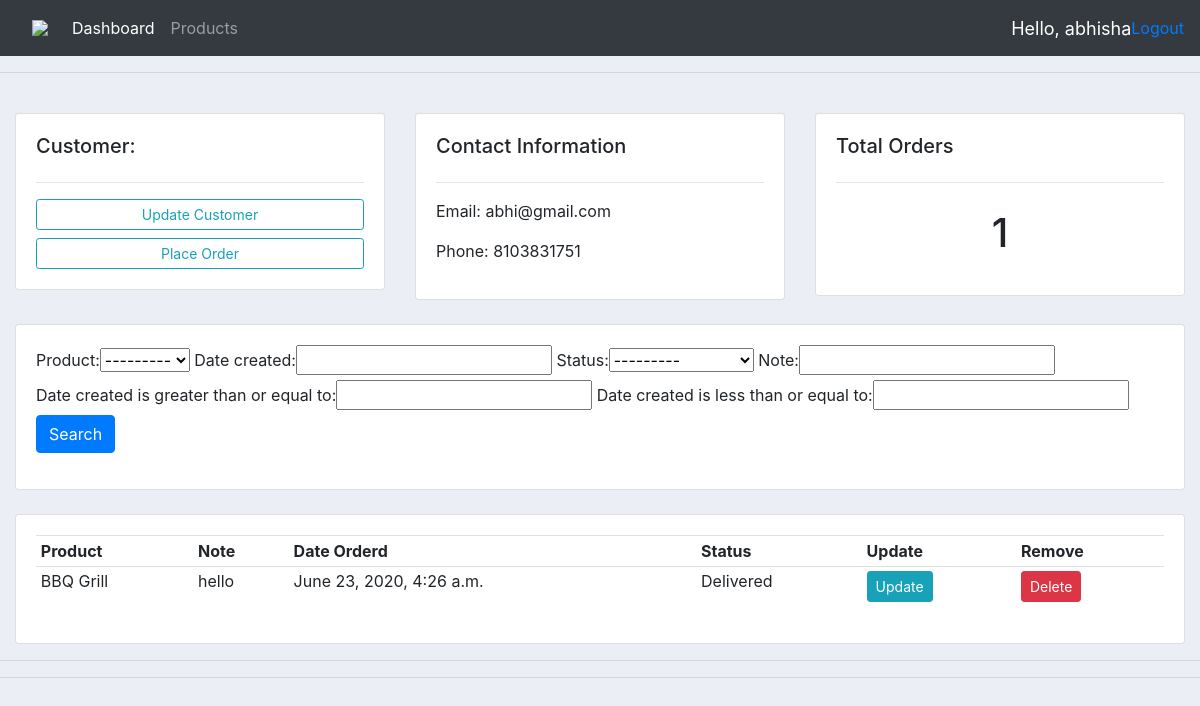
Page /customer/4/ (signed in) on the committed database.
### accounts/models.py (models this page shows, shortened)
class Customer(models.Model):
    user=models.OneToOneField(User,null=True,on_delete=models.CASCADE)
    name=models.CharField(max_length=200,null=True)
    phone=models.CharField(max_length=200,null=True)
    email=models.CharField(max_length=200,null=True)
    profile_pic=models.ImageField(null=True,blank=True)
    date=models.DateTimeField(auto_now_add=True,null=True)

class Order(models.Model):
    STATUS=(
        ('Pending','Pending'),
        ('Out of Deleivery','Out of Deleivery'),
        ('Delivered','Delivered'),
    )
    customer=models.ForeignKey(Customer,null=True,on_delete=models.SET_NULL)
    product=models.ForeignKey(Product,null=True,on_delete=models.SET_NULL)
    date_created=models.DateTimeField(auto_now_add=True,null=True)
    status=models.CharField(max_length=200,null=True,choices=STATUS)
    note=models.CharField(max_length=100,null=True)

class Product(models.Model):
    CATEGORY=(
        ('Indoor','Indoor'),
        ('Outdoor','Outdoor'),
    )
    name=models.CharField(max_length=200,null=True)
    price=models.FloatField(null=True)
    category=models.CharField(max_length=200,null=True,choices=CATEGORY)
    date_created=models.DateTimeField(auto_now_add=True,null=True)
    tag = models.ManyToManyField(Tag)
    def __str__(self):
        return self.name

### accounts/decorators.py (the view)
        def wrapper_func(request,*args,**kwargs):
            group=None
            print(allowed_roles)
            if request.user.groups.exists():
                group=request.user.groups.all()[0].name
            if group in allowed_roles:
                return view_func(request,*args,**kwargs)
            else:
                return HttpResponse("You are not authorized to view this page")

### accounts/views.py (called while the page is built)
@login_required(redirect_field_name='login')
@allowed_users(allowed_roles=['admin'])
def customers(request,pk_test):
    customer=Customer.objects.get(id=pk_test)
    orders=customer.order_set.all()
    n=customer.order_set.all().count()
    myFilter=OrderFilter(request.GET,queryset=orders)
    orders=myFilter.qs
    return render(request,"accounts/customer.html",{'filter':myFilter,'customer':customer,
                  'orders':orders,'total':n})

### accounts/templates/accounts/customer.html
{% extends 'accounts/main.html'  %}
{% block content %}
   <div class="container-fluid">
	<br>
<div class="row">
	<div class="col-md">
		<div class="card card-body">
			<h5>Customer:</h5>
			<hr>
			<a class="btn btn-outline-info  btn-sm btn-block" href="">Update Customer</a>
			<a class="btn btn-outline-info  btn-sm btn-block" href="{% url 'createOrder' customer.id %}">Place Order</a>
		</div>
	</div>
	<div class="col-md">
		<div class="card card-body">
			<h5>Contact Information</h5>
			<hr>
			<p>Email: {{customer.email}}</p>
			<p>Phone: {{customer.phone}}</p>
		</div>
	</div>
	<div class="col-md">
		<div class="card card-body">
			<h5>Total Orders</h5>
			<hr>
			<h1 style="text-align: center;padding: 10px">{{total}}</h1>
		</div>
	</div>
</div>
<br>
<div class="row">
	<div class="col">
		<div class="card card-body">
			<form method="get">
				{{filter.form}}
		    <button class="btn btn-primary" type="submit">Search</button>
		    </form>
		</div>
	</div>
</div>
<br>
<div class="row">
	<div class="col-md">
		<div class="card card-body">
			<table class="table table-sm">
				<tr>
					<th>Product</th>
					<th>Note</th>
					<th>Date Orderd</th>
					<th>Status</th>
					<th>Update</th>
					<th>Remove</th>
				</tr>
				{% for i in orders %}
				<tr>
					<td>{{i.product}}</td>
					<td>{{i.note}}</td>
					<td>{{i.date_created}}</td>
					<td>{{i.status}}</td>
					<td><a class="btn btn-sm btn-info" href="{% url 'updateOrder' i.id %}">Update</a></td>
					<td><a class="btn btn-sm btn-danger" href="{% url 'deleteOrder' i.id %}">Delete</a></td>
				</tr>
				{% endfor %}
			</table>
		</div>
	</div>
</div>
    </div>
	<hr>
{% endblock %}

### accounts/templates/accounts/navbar.html (shortened to what this page needs)
{% load static %}
<nav class="navbar navbar-expand-lg navbar-dark bg-dark">
 <a class="nav-link" href="/"><img src={%static '' %}></a>
  <div class="collapse navbar-collapse" id="navbarNav">
    <ul class="navbar-nav">
        {% if request.user.is_staff %}
      <li class="nav-item active">
        <a class="nav-link" href="\">Dashboard</a>
      </li>
      <li class="nav-item">
        <a class="nav-link" href="products">Products</a>
      </li>
        {% else %}
        <li class="nav-item">
        <a class="nav-link" href="setting">Settings</a>
      </li>
        {% endif %}
    </ul>
  </div>
    <span id="hello-msg">Hello, {{request.user}}</span>
    <span><a href="{% url 'logout' %}">Logout</a></span>
</nav>

### accounts/templates/accounts/navbar.html (style rules this page uses)
#hello-msg { font-size:18px; color: #fff; margin-left:20px; }

### rows in the picture
Customer: email "abhi@gmail.com", phone "8103831751"
Order: product "BBQ Grill", note "hello", date_created "June 23, 2020, 4:26 a.m.", status "Delivered"

### other values in the picture
{{ request.user }} "abhisha"
{{ total }} "1"
